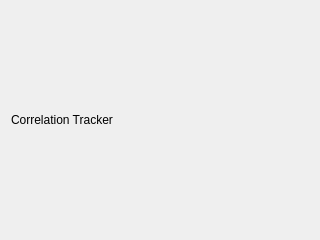
<?xml version="1.0" encoding="UTF-8"?>
<ui version="4.0">
 <class>Widget</class>
 <widget class="QWidget" name="Widget">
  <property name="geometry">
   <rect>
    <x>0</x>
    <y>0</y>
    <width>320</width>
    <height>240</height>
   </rect>
  </property>
  <property name="windowTitle">
   <string>Form</string>
  </property>
  <layout class="QGridLayout" name="gridLayout">
   <item row="1" column="0">
    <widget class="QLabel" name="label">
     <property name="text">
      <string>Correlation Tracker</string>
     </property>
    </widget>
   </item>
  </layout>
 </widget>
 <resources/>
 <connections/>
</ui>
